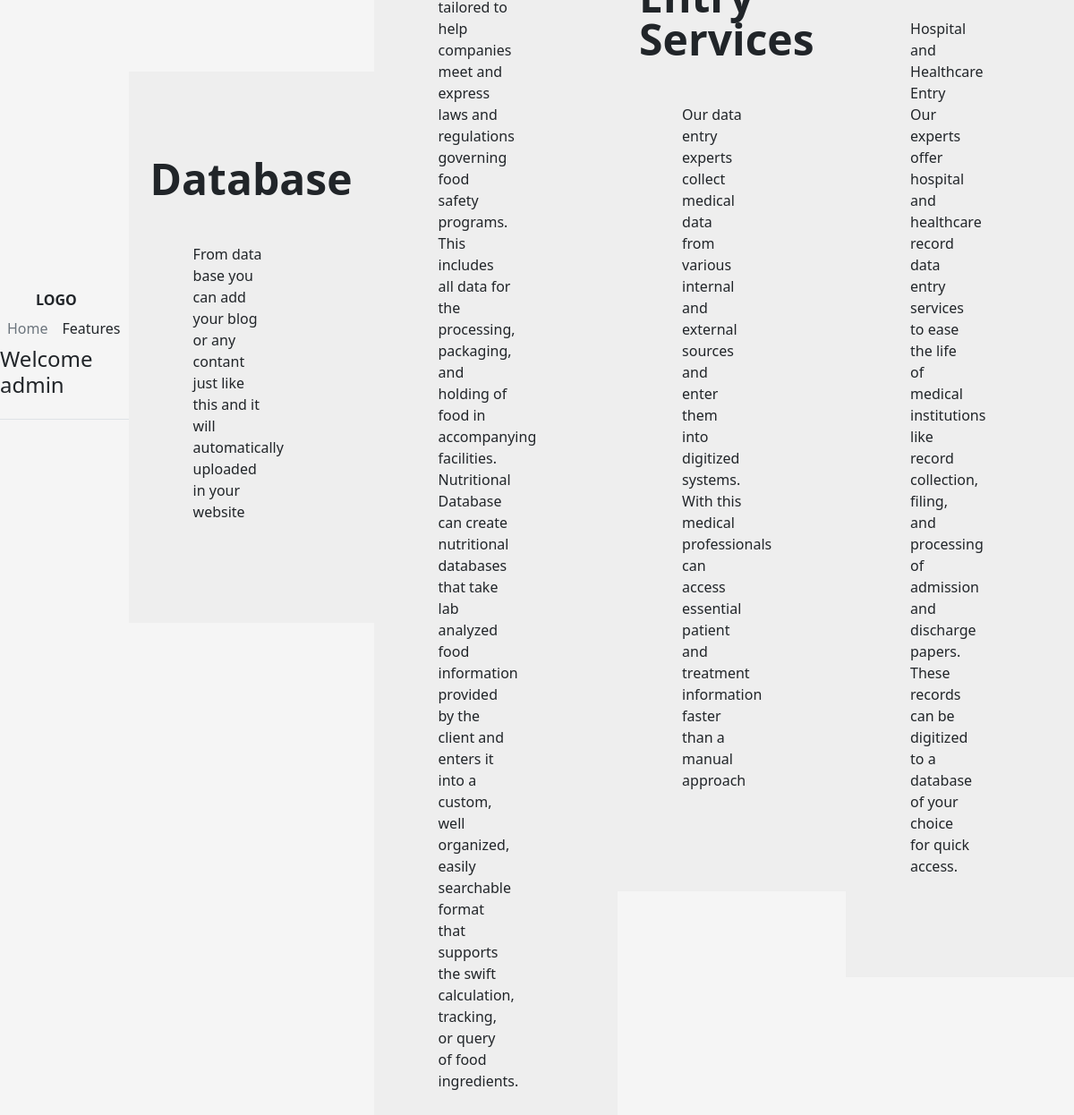
Page /offline/ (signed in) on the committed database.
### myFirstapp/models.py (models this page shows)
class offlineFeature(models.Model):
    title = models.CharField(max_length=100)
    description = models.CharField(max_length=1000)

### myFirstapp/views.py (the view)
# urls.py: path('offline/',views.offline,name='offline'),
def offline(request):
    features = offlineFeature.objects.all()
    return render(request,'offline.html',{'feature': features})

### templates/offline.html (shortened to what this page needs)
{% extends 'base.html' %}
{% block body %}
<header
        class="d-flex flex-wrap align-items-center justify-content-center justify-content-md-between py-3 mb-4 border-bottom">
        <a href="/" class="d-flex align-items-center col-md-3 mb-2 mb-md-0 text-dark text-decoration-none">
            <div class="logo">
                <b>LOGO</b>
            </div>
        </a>
        <ul class="nav col-12 col-md-auto mb-2 justify-content-center mb-md-0">
            <li><a href="/" class="nav-link px-2 link-secondary">Home</a></li>
            <li><a href="#" class="nav-link px-2 link-dark">Features</a></li>
            <li><a href="#" class="nav-link px-2 link-dark dropdown-toggle hmm" onclick="so()">Services</a>
            </li>
            <li><a href="#" class="nav-link px-2 link-dark">About</a></li>
        </ul>
        <div class="col-md-3 text-end welcome ">
            {% if user.is_authenticated %}
            <h4>Welcome {{user.username}}</h4>
        </div>
        {% else %}
        <div class="col-md-9 text-end">
            <a href="/login"><button type="button" class="btn btn-outline-primary me-2">Login</button></a>
            <a href="/signin"><button type="button" class="btn btn-primary">Sign-up</button></a>
        </div>
        {% endif %}
    </header>
{% for i in feature %}
<section>
    <div class="container col-xxl-8 px-4 py-5">
        <div class="row flex-lg-row align-items-center g-5 py-5">
            <div class="col-lg-10">
                <h1 class="display-5 fw-bold lh-1 mb-lg-5 ">{{i.title}}</h1>
                <p class="end-0 container-fluid">{{i.description}}</p>
                </div>
            </div>
      </div>
    </section>
    {% endfor %}
{% endblock body %}

### templates/base.html (style rules this page uses)
section { background-color: #EEEEEE; margin-bottom: 25px; }
.welcome { margin-right: 40px; }
.logo { margin-left: 40px; }
html, body { height: 100%; }
body { display: flex; align-items: center; padding-top: 40px; padding-bottom: 40px; background-color: #f5f5f5; }

### rows in the picture
offlineFeature: title "Database", description "From data base you can add your blog or any contant just like this and it will automatically uploaded in your website"
offlineFeature: description "Our data entry experts collect medical data from various internal and external sources and enter them into digitized systems. With this medical professionals can access essential patient and treatment information faster than a manual approach"
offlineFeature: description "Hospital and Healthcare Entry Our experts offer hospital and healthcare record data entry services to ease the life of medical institutions like record collection, filing, and processing of admission and discharge papers. These records can be digitized to a database of your choice for quick access."

### other values in the picture
{{ user.username }} "admin"
